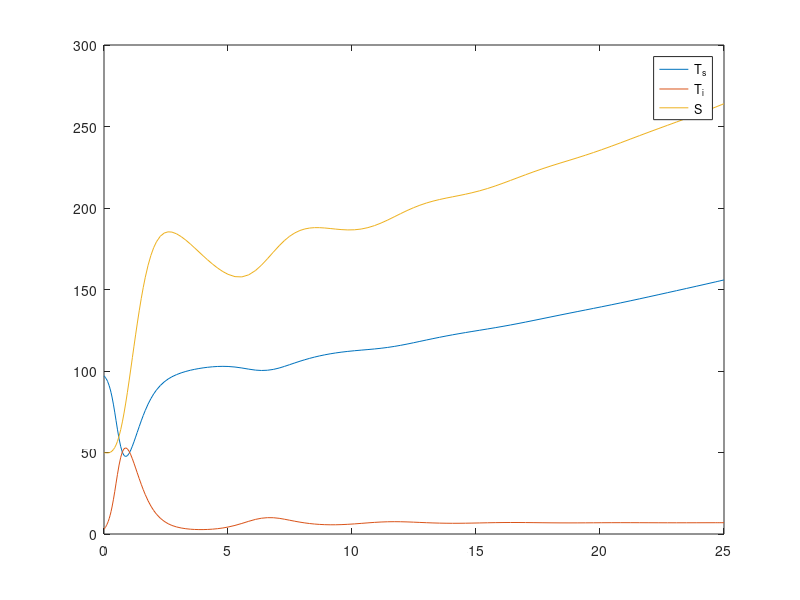

Here is the MATLAB script that generated this plot:
function [t, y] = model_solver()
tspan = [0, 25];
y0_tree_infected = 3;
y0 = [100 - y0_tree_infected, y0_tree_infected, 50];
[t, y] = ode45(@(t,y) model(t,y), tspan, y0);
save model_answer.mat [t, y];
test_plot_model(t, y);
endfunction

function ans = test_plot_model(t, y)
clf;
plot(t,y);
h = legend("T_s", "T_i", "S");
endfunction

function dydt = model(t,y)
a = 0.025;
beta = 0.085;
k = 0.05;
gamma = 0.05;
b = 0.025;
d = 0.15;
dydt = [a * y(1) - beta * y(1) * y(2) + k * y(3) * y(2); beta * y(1) * y(2) - k * y(3) * y(2) - gamma * y(2); b * y(3) * y(2) - d * y(3)];
endfunction

model_solver();
